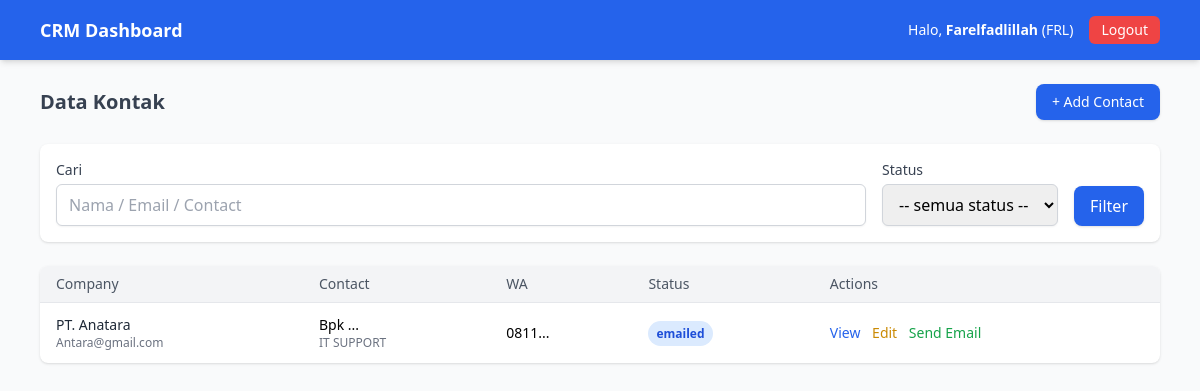
Page /dashboard.php (signed in) on the committed database.
### tables this page shows
CREATE TABLE `crm` (
  `company_email` varchar(150) NOT NULL,
  `marketing_id` char(3) NOT NULL,
  `marketing_person_name` varchar(100) DEFAULT NULL,
  `contact_person_email` varchar(150) DEFAULT NULL,
  `company_name` varchar(255) DEFAULT NULL,
  `contact_person` varchar(150) DEFAULT NULL,
  `contact_person_position_title` varchar(150) DEFAULT NULL,
  `phone_wa` varchar(50) DEFAULT NULL,
  `company_website` varchar(255) DEFAULT NULL,
  `company_category` varchar(100) DEFAULT NULL,
  `contact_person_position_category` varchar(100) DEFAULT NULL,
  `company_industry_type` varchar(100) DEFAULT NULL,
  `address` text,
  `city` varchar(100) DEFAULT NULL,
  `postcode` varchar(20) DEFAULT NULL,
  `status` enum('input','wa','emailed','contacted','replied','presentation','CLIENT') DEFAULT 'input',
  `created_at` timestamp NOT NULL DEFAULT CURRENT_TIMESTAMP,
  `updated_at` timestamp NOT NULL DEFAULT CURRENT_TIMESTAMP ON UPDATE CURRENT_TIMESTAMP,
  PRIMARY KEY (`company_email`),
  KEY `marketing_id` (`marketing_id`),
  CONSTRAINT `crm_ibfk_1` FOREIGN KEY (`marketing_id`) REFERENCES `users` (`marketing_id`) ON DELETE CASCADE ON UPDATE CASCADE
);

### functions.php (called while the page is built, shortened)
<?php
function current_marketing_id() {
    return $_SESSION['user']['marketing_id'] ?? null;
}
function h($s) {
    return htmlspecialchars($s, ENT_QUOTES, 'UTF-8');
}
?>

### dashboard.php (the view, shortened to what this page needs)
<?php
require_once 'db.php';
require_once 'functions.php';
$mid = current_marketing_id();
$q = $_GET['q'] ?? '';
$sql = "SELECT * FROM crm WHERE marketing_id = :mid";
$params = ['mid' => $mid];
$sql .= " ORDER BY updated_at DESC";
$stmt = $pdo->prepare($sql);
$stmt->execute($params);
$rows = $stmt->fetchAll();
?>
<!doctype html>
<html lang="id">
<head>
  <script src="https://cdn.tailwindcss.com"></script>
</head>
<body class="bg-gray-50 min-h-screen">
  <header class="bg-blue-600 text-white shadow-md">
    <div class="max-w-6xl mx-auto px-4 py-4 flex justify-between items-center">
      <h1 class="text-lg font-semibold">CRM Dashboard</h1>
      <div class="flex items-center space-x-4">
        <span class="text-sm">Halo, <strong><?=h($_SESSION['user']['name'])?></strong> (<?=h($mid)?>)</span>
        <a href="logout.php" class="bg-red-500 hover:bg-red-600 text-white px-3 py-1 rounded-md text-sm">Logout</a>
      </div>
    </div>
  </header>
  <main class="max-w-6xl mx-auto px-4 py-6">
    <div class="flex justify-between items-center mb-6">
      <h2 class="text-xl font-bold text-gray-700">Data Kontak</h2>
      <a href="add_contact.php" class="bg-blue-600 hover:bg-blue-700 text-white px-4 py-2 rounded-lg text-sm font-medium shadow">
        + Add Contact
      </a>
    </div>
    <form method="get" class="bg-white p-4 rounded-lg shadow mb-6 flex flex-col sm:flex-row gap-4 sm:items-end">
      <div class="flex-1">
        <label class="block text-sm font-medium text-gray-700 mb-1">Cari</label>
        <input name="q" placeholder="Nama / Email / Contact" value="<?=h($q)?>"
          class="w-full px-3 py-2 border border-gray-300 rounded-md shadow-sm focus:outline-none focus:ring-2 focus:ring-blue-500 focus:border-blue-500">
      </div>
      <div>
        <label class="block text-sm font-medium text-gray-700 mb-1">Status</label>
        <select name="status"
          class="w-full px-3 py-2 border border-gray-300 rounded-md shadow-sm focus:outline-none focus:ring-2 focus:ring-blue-500 focus:border-blue-500">
          <option value="">-- semua status --</option>
        </select>
      </div>
      <div>
        <button class="w-full sm:w-auto px-4 py-2 bg-blue-600 text-white rounded-lg shadow hover:bg-blue-700">
          Filter
        </button>
      </div>
    </form>
    <div class="bg-white shadow rounded-lg overflow-hidden">
      <table class="min-w-full divide-y divide-gray-200 text-sm">
        <thead class="bg-gray-100">
          <tr>
            <th class="px-4 py-2 text-left font-medium text-gray-600">Company</th>
            <th class="px-4 py-2 text-left font-medium text-gray-600">Contact</th>
            <th class="px-4 py-2 text-left font-medium text-gray-600">WA</th>
            <th class="px-4 py-2 text-left font-medium text-gray-600">Status</th>
            <th class="px-4 py-2 text-left font-medium text-gray-600">Actions</th>
          </tr>
        </thead>
        <tbody class="divide-y divide-gray-200">
        <?php foreach($rows as $r): ?>
          <tr class="hover:bg-gray-50">
            <td class="px-4 py-3">
              <div class="font-medium text-gray-800"><?=h($r['company_name'])?></div>
              <div class="text-gray-500 text-xs"><?=h($r['company_email'])?></div>
            </td>
            <td class="px-4 py-3">
              <div><?=h($r['contact_person'])?></div>
              <div class="text-gray-500 text-xs"><?=h($r['contact_person_position_title'])?></div>
            </td>
            <td class="px-4 py-3"><?=h($r['phone_wa'])?></td>
            <td class="px-4 py-3">
              <span class="px-2 py-1 rounded-full text-xs font-semibold
                <?= $r['status']==='CLIENT' ? 'bg-green-100 text-green-700' : 'bg-blue-100 text-blue-700' ?>">
                <?=h($r['status'])?>
              </span>
            </td>
            <td class="px-4 py-3 space-x-2">
              <a href="view_contact.php?email=<?=urlencode($r['company_email'])?>" class="text-blue-600 hover:underline">View</a>
              <a href="edit_contact.php?email=<?=urlencode($r['company_email'])?>" class="text-yellow-600 hover:underline">Edit</a>
              <a href="send_email.php?email=<?=urlencode($r['company_email'])?>" class="text-green-600 hover:underline">Send Email</a>
            </td>
          </tr>
        <?php endforeach; ?>
        </tbody>
      </table>
    </div>
  </main>
</body>
</html>

### rows in the picture
crm: company_name "PT. Anatara", company_email "Antara@gmail.com", contact_person "Bpk ...", contact_person_position_title "IT SUPPORT", phone_wa "0811...", status "emailed"

### other values in the picture
$_SESSION['user']['name'] "Farelfadlillah"
$mid "FRL"
